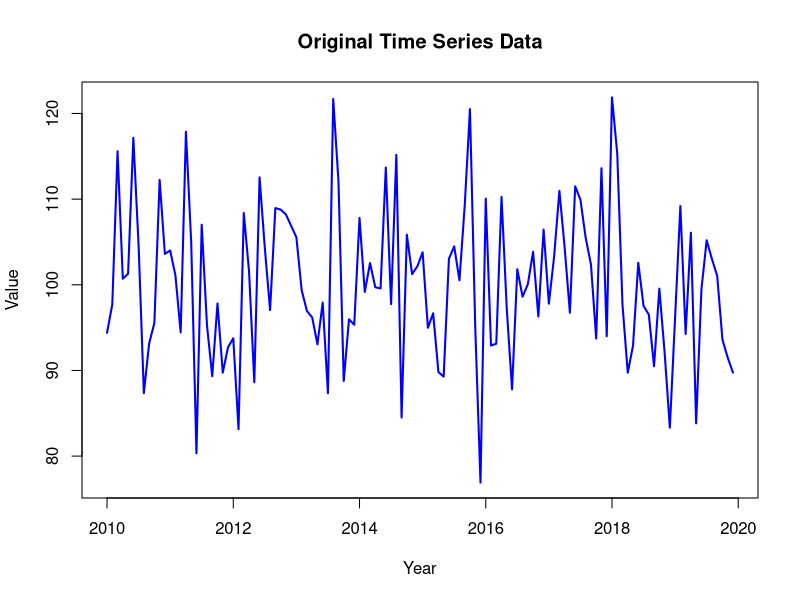
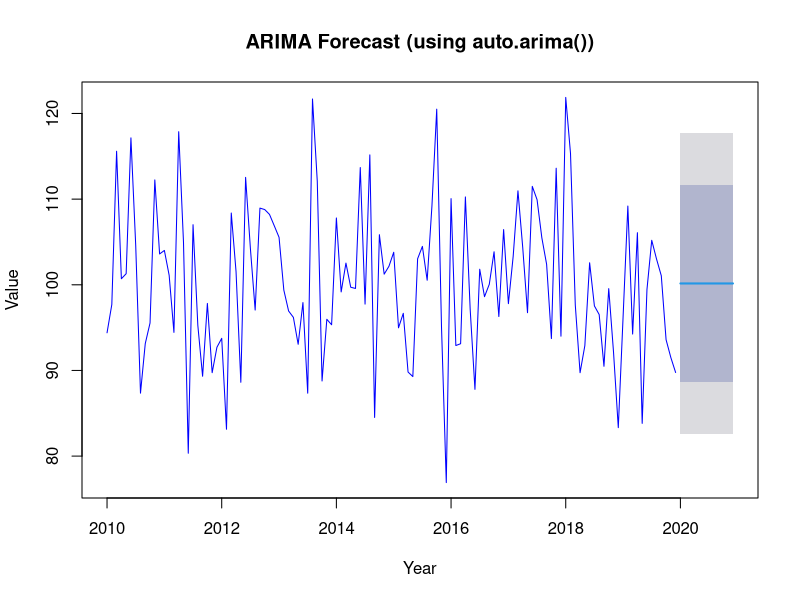
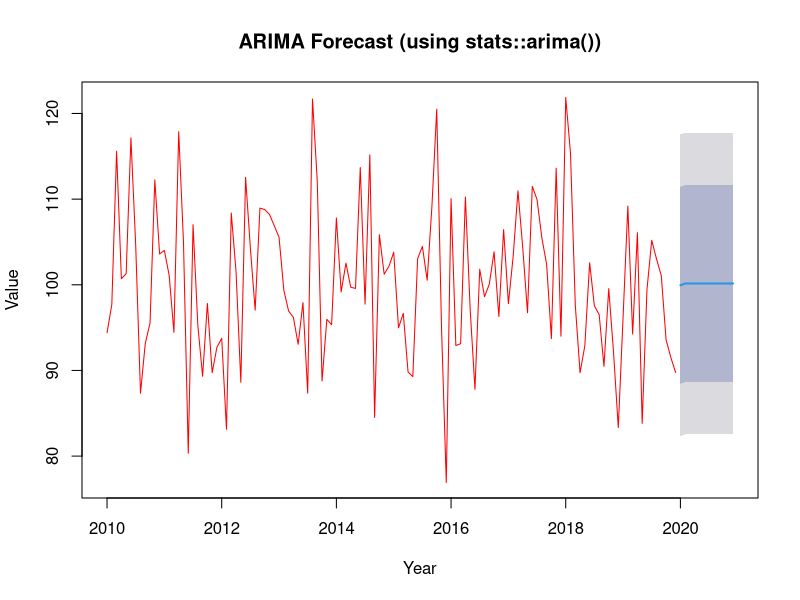
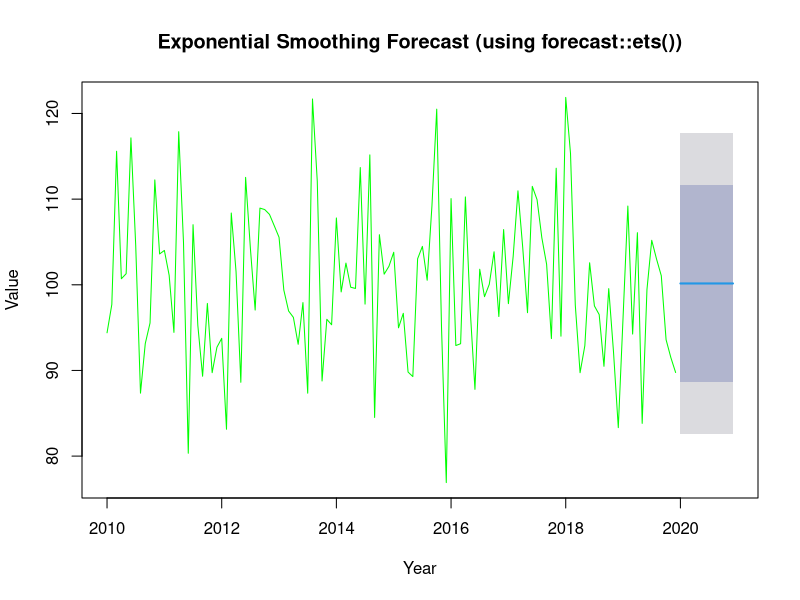

Write the R code that produced these figures, in order.
# Load necessary libraries
install.packages(c("forecast", "zoo"))
library(forecast)  # For ARIMA and ETS forecasting models
library(zoo)       # For advanced time series handling

# Set working directory (adjust the path as needed)
setwd("your/working/directory/path")

### 1. Generate Sample Time Series Data

# Generate sample time series data
set.seed(123)  # For reproducibility
time_series_data <- rnorm(120, mean = 100, sd = 10)  # 120 monthly observations

# Create a time series object using `ts()` - monthly data over 10 years
ts_data <- ts(time_series_data, start = c(2010, 1), frequency = 12)  # Start in January 2010

# Plot the original time series
plot(ts_data, main = "Original Time Series Data", xlab = "Year", ylab = "Value", col = "blue", lwd = 2)

### 2. Time Series Forecasting Using ARIMA Models

# a) Using `forecast::auto.arima()`
arima_model_auto <- auto.arima(ts_data)
print("ARIMA Model Summary (using auto.arima()):")
print(summary(arima_model_auto))

# Forecast for the next 12 months using the ARIMA model
arima_forecast_auto <- forecast(arima_model_auto, h = 12)

# Plot the ARIMA forecast
plot(arima_forecast_auto, main = "ARIMA Forecast (using auto.arima())", xlab = "Year", ylab = "Value", col = "blue")

# b) Using `stats::arima()`
# Fit an ARIMA model with manually specified orders (e.g., ARIMA(1,1,1))
arima_model_manual <- arima(ts_data, order = c(1, 1, 1))
print("ARIMA Model Summary (using stats::arima()):")
print(summary(arima_model_manual))

# Forecast for the next 12 months using the manually fitted ARIMA model
arima_forecast_manual <- forecast(arima_model_manual, h = 12)

# Plot the ARIMA forecast (manually fitted)
plot(arima_forecast_manual, main = "ARIMA Forecast (using stats::arima())", xlab = "Year", ylab = "Value", col = "red")

### 3. Time Series Forecasting Using Exponential Smoothing

# Using `forecast::ets()` for Exponential Smoothing
ets_model <- ets(ts_data)
print("ETS Model Summary (using forecast::ets()):")
print(summary(ets_model))

# Forecast for the next 12 months using the ETS model
ets_forecast <- forecast(ets_model, h = 12)

# Plot the ETS forecast
plot(ets_forecast, main = "Exponential Smoothing Forecast (using forecast::ets())", xlab = "Year", ylab = "Value", col = "green")

### Conclusion

print("Time series forecasting using ARIMA and Exponential Smoothing complete.")
